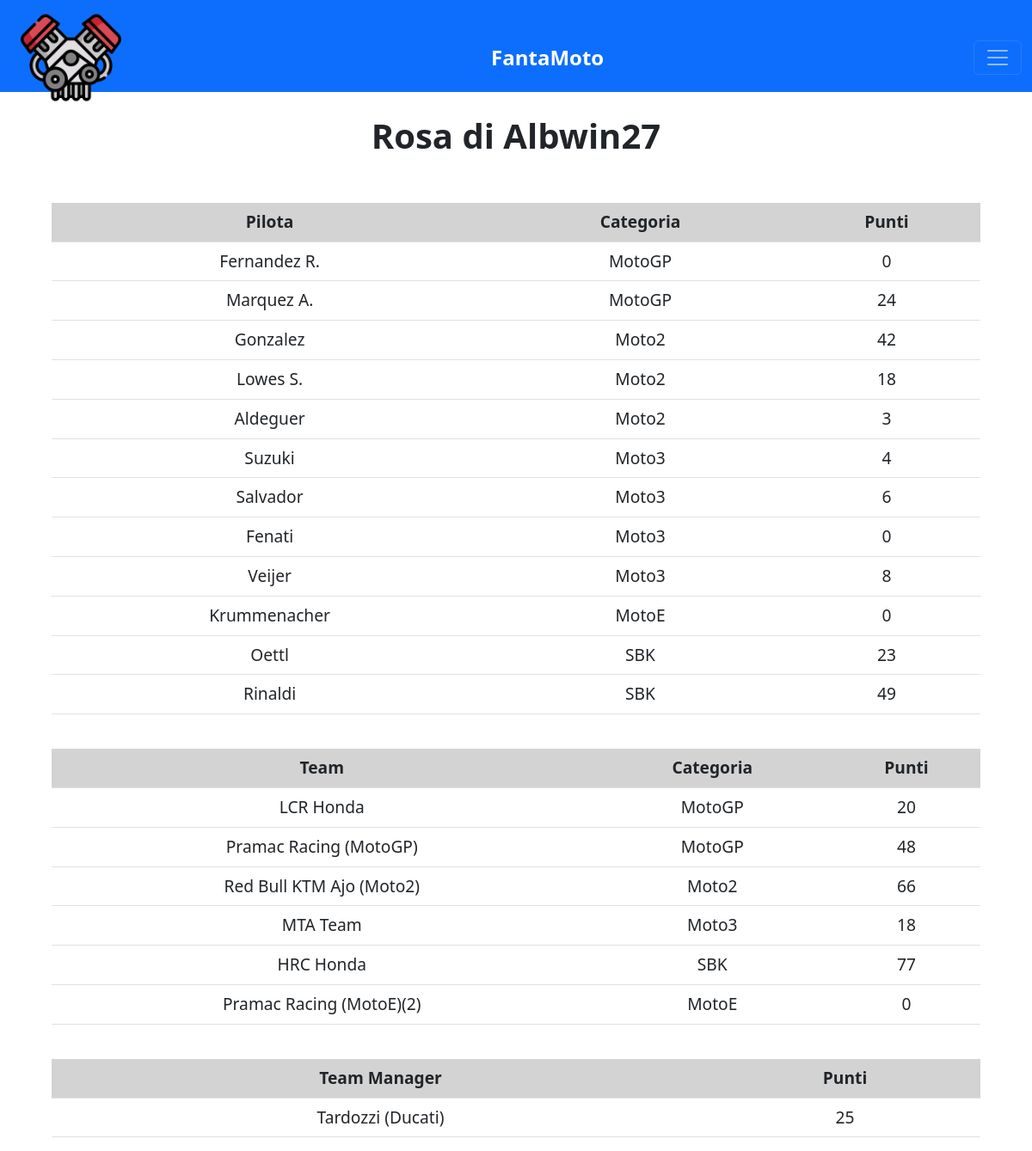
/fantamoto/rose/Albwin27 (signed in), run on an earlier commit of the app's database.
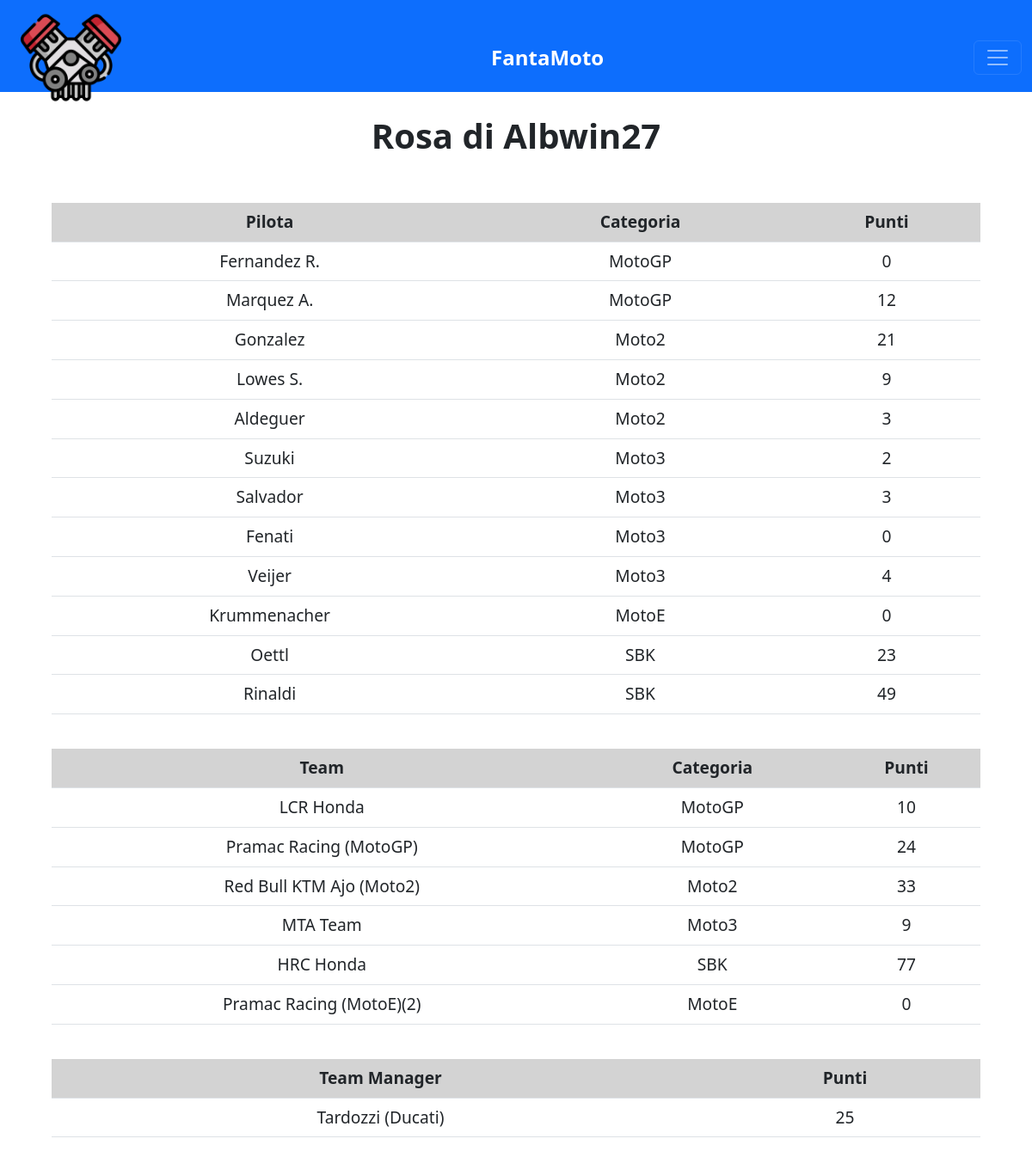
And on a later commit of the database.
### fantamotori/models.py (models this page shows)
class Moto_piloti(models.Model):
    nome = models.TextField()
    categoria = models.TextField()
    username = models.TextField(default="a")
    utente = models.ForeignKey(User, on_delete=models.PROTECT)
    gara01 = models.IntegerField(blank=True, null=True)
    gara02 = models.IntegerField(blank=True, null=True)
    gara03 = models.IntegerField(blank=True, null=True)
    gara04 = models.IntegerField(blank=True, null=True)
    gara05 = models.IntegerField(blank=True, null=True)
    gara06 = models.IntegerField(blank=True, null=True)
    gara07 = models.IntegerField(blank=True, null=True)
    gara08 = models.IntegerField(blank=True, null=True)
    gara09 = models.IntegerField(blank=True, null=True)
    gara10 = models.IntegerField(blank=True, null=True)
    gara11 = models.IntegerField(blank=True, null=True)
    gara12 = models.IntegerField(blank=True, null=True)
    gara13 = models.IntegerField(blank=True, null=True)
    gara14 = models.IntegerField(blank=True, null=True)
    gara15 = models.IntegerField(blank=True, null=True)
    gara16 = models.IntegerField(blank=True, null=True)
    gara17 = models.IntegerField(blank=True, null=True)
    gara18 = models.IntegerField(blank=True, null=True)
    gara19 = models.IntegerField(blank=True, null=True)
    gara20 = models.IntegerField(blank=True, null=True)
    gara21 = models.IntegerField(blank=True, null=True)
    gara22 = models.IntegerField(blank=True, null=True)
    gara23 = models.IntegerField(blank=True, null=True)
    totale = models.IntegerField(default=0)

class Moto_team(models.Model):
    nome = models.TextField()
    categoria = models.TextField()
    username = models.TextField(default="a")
    utente = models.ForeignKey(User, on_delete=models.PROTECT)
    gara01 = models.IntegerField(blank=True, null=True)
    gara02 = models.IntegerField(blank=True, null=True)
    gara03 = models.IntegerField(blank=True, null=True)
    gara04 = models.IntegerField(blank=True, null=True)
    gara05 = models.IntegerField(blank=True, null=True)
    gara06 = models.IntegerField(blank=True, null=True)
    gara07 = models.IntegerField(blank=True, null=True)
    gara08 = models.IntegerField(blank=True, null=True)
    gara09 = models.IntegerField(blank=True, null=True)
    gara10 = models.IntegerField(blank=True, null=True)
    gara11 = models.IntegerField(blank=True, null=True)
    gara12 = models.IntegerField(blank=True, null=True)
    gara13 = models.IntegerField(blank=True, null=True)
    gara14 = models.IntegerField(blank=True, null=True)
    gara15 = models.IntegerField(blank=True, null=True)
    gara16 = models.IntegerField(blank=True, null=True)
    gara17 = models.IntegerField(blank=True, null=True)
    gara18 = models.IntegerField(blank=True, null=True)
    gara19 = models.IntegerField(blank=True, null=True)
    gara20 = models.IntegerField(blank=True, null=True)
    gara21 = models.IntegerField(blank=True, null=True)
    gara22 = models.IntegerField(blank=True, null=True)
    gara23 = models.IntegerField(blank=True, null=True)
    totale = models.IntegerField(default=0)

class Moto_teammanager(models.Model):
    nome = models.TextField()
    username = models.TextField(default="a")
    utente = models.ForeignKey(User, on_delete=models.PROTECT)
    gara01 = models.IntegerField(blank=True, null=True)
    gara02 = models.IntegerField(blank=True, null=True)
    gara03 = models.IntegerField(blank=True, null=True)
    gara04 = models.IntegerField(blank=True, null=True)
    gara05 = models.IntegerField(blank=True, null=True)
    gara06 = models.IntegerField(blank=True, null=True)
    gara07 = models.IntegerField(blank=True, null=True)
    gara08 = models.IntegerField(blank=True, null=True)
    gara09 = models.IntegerField(blank=True, null=True)
    gara10 = models.IntegerField(blank=True, null=True)
    gara11 = models.IntegerField(blank=True, null=True)
    gara12 = models.IntegerField(blank=True, null=True)
    gara13 = models.IntegerField(blank=True, null=True)
    gara14 = models.IntegerField(blank=True, null=True)
    gara15 = models.IntegerField(blank=True, null=True)
    gara16 = models.IntegerField(blank=True, null=True)
    gara17 = models.IntegerField(blank=True, null=True)
    gara18 = models.IntegerField(blank=True, null=True)
    gara19 = models.IntegerField(blank=True, null=True)
    gara20 = models.IntegerField(blank=True, null=True)
    gara21 = models.IntegerField(blank=True, null=True)
    gara22 = models.IntegerField(blank=True, null=True)
    gara23 = models.IntegerField(blank=True, null=True)
    totale = models.IntegerField(default=0)

### fantamotori/views.py (the view)
# urls.py: path("fantamoto/rose/<utente>", views.moto_rosautente, name="fantamoto/rosautente"),
@login_required
def moto_rosautente(request, utente):
    piloti = Moto_piloti.objects.filter(username=utente)
    teams = Moto_team.objects.filter(username=utente)
    team_man = Moto_teammanager.objects.get(username=utente)
    return render(request, "fantamoto/rosa_utente.html", {
        "utente": utente,
        "piloti": piloti,
        "teams": teams,
        "tm": team_man,
        "cat": "moto"
    })

### fantamotori/templates/fantamoto/rosa_utente.html (shortened to what this page needs)
{% extends "layout.html" %}
{% block body %}
<div class="imppagina">
  <h1 class="rosa-utente">Rosa di {{ utente }}</h1>
  <table class="rosa-tavola table">
    <thead>
      <tr class="rosa-testa">
        <th scope="col">Pilota</th>
        <th scope="col">Categoria</th>
        <th scope="col">Punti</th>
      </tr>
    </thead>
    <tbody>
      {% for pilota in piloti %}
      <tr>
        <td>{{ pilota.nome }}</td>
        <td>{{ pilota.categoria }}</td>
        <td>{{ pilota.totale }}</td>
      </tr>
      {% endfor %}
    </tbody>
  </table>
  <br>
  <table class="rosa-tavola table">
    <thead>
      <tr class="rosa-testa">
        <th scope="col">Team</th>
        <th scope="col">Categoria</th>
        <th scope="col">Punti</th>
      </tr>
    </thead>
    <tbody>
      {% for team in teams %}
      <tr>
        <td>{{ team.nome }}</td>
        <td>{{ team.categoria }}</td>
        <td>{{ team.totale }}</td>
      </tr>
      {% endfor %}
    </tbody>
  </table>
  <br>
  <table class="rosa-tavola table">
    <thead>
      <tr class="rosa-testa">
        <th scope="col">Team Manager</th>
        <th scope="col">Punti</th>
      </tr>
    </thead>
    <tbody>
      <tr>
        <td>{{ tm.nome }}</td>
        <td>{{ tm.totale }}</td>
      </tr>
    </tbody>
  </table>
</div>
{% endblock %}

### fantamotori/templates/layout.html (shortened to what this page needs)
{% load static %}
<!DOCTYPE html>
<html lang="it">
    <head>
        <link rel="stylesheet" type="text/css" href="{% static 'styles.css' %}">
        <link href="https://cdn.jsdelivr.net/npm/bootstrap@5.2.3/dist/css/bootstrap.min.css" rel="stylesheet">
    </head>
        <body>
        {% if cat == "moto" %}
        <nav class="navbar fixed-top navbar-dark bg-primary topping">
            <div class="container-fluid">
                <img id="{{cat}}" src="{% static 'engine.png' %}" alt="Logo" class="d-inline-block align-text-top logo next banner">
                <p id="{{cat}}" class="fanta next banner">FantaMoto</p>
                <button class="navbar-toggler next" type="button" data-bs-toggle="offcanvas" data-bs-target="#offcanvasDarkNavbar" aria-controls="offcanvasDarkNavbar">
                    <span class="navbar-toggler-icon"></span>
                </button>
            </div>
        </nav>
        {% endif %}
        {% block body %}
        {% endblock %}
    </body>
</html>

### fantamotori/static/styles.css (style rules this page uses)
body { margin: auto; max-width: 1440px; }
.topping { height: 8%; }
.logo { width: 10%; margin-left: 1%; }
.logo:after { display: block; }
.fanta { color: white; font-size: 150%; margin-bottom: 0; font-weight: bold; }
.next { float: left; }
.imppagina { top: 10%; width: 100%; padding: 0 5% 0 5%; position: absolute; }
.rosa-utente { text-align: center; font-weight: bold; margin-bottom: 5%; }
.rosa-tavola { text-align: center; font-size: larger; }
.rosa-testa { background-color: lightgray; text-align: center; }

What changed in the data, as far as the page shows it:
changed Moto_piloti "Marquez A.": totale "24" → "12"
changed Moto_piloti "Gonzalez": totale "42" → "21"
changed Moto_piloti "Lowes S.": totale "18" → "9"
changed Moto_piloti "Suzuki": totale "4" → "2"
changed Moto_piloti "Salvador": totale "6" → "3"
changed Moto_piloti "Veijer": totale "8" → "4"
changed Moto_team "LCR Honda": totale "20" → "10"
changed Moto_team "Pramac Racing (MotoGP)": totale "48" → "24"
changed Moto_team "Red Bull KTM Ajo (Moto2)": totale "66" → "33"
changed Moto_team "MTA Team": totale "18" → "9"
